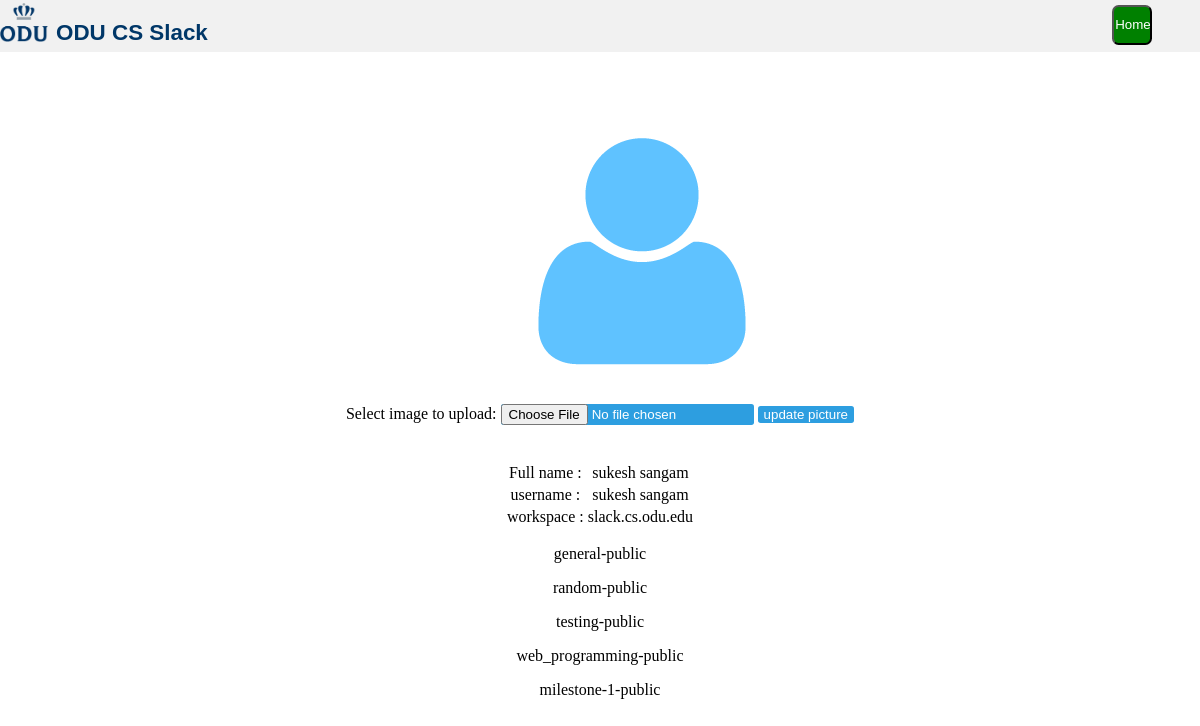
Before: /php/userprofile.php (signed in) with the older database file.
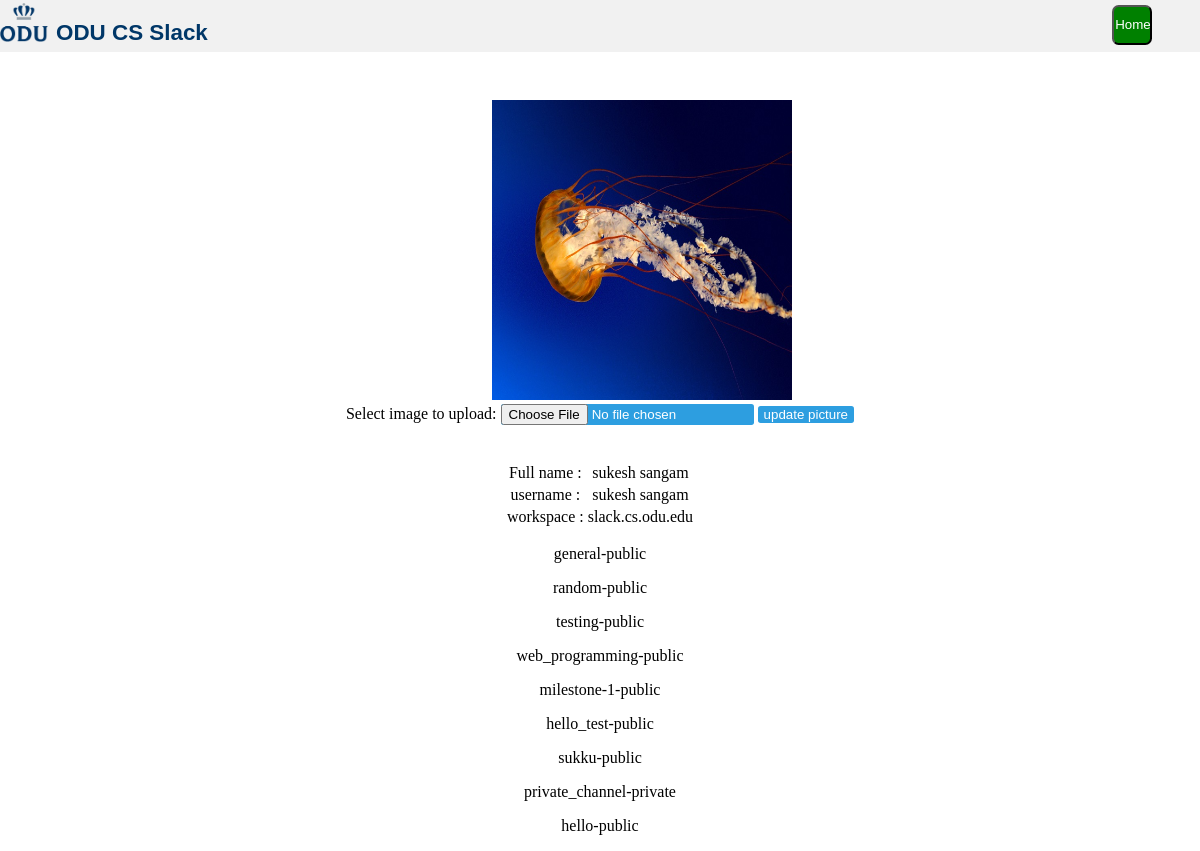
After: the same page with the newer database file.
### tables this page shows
CREATE TABLE IF NOT EXISTS `users` (
  `user_id` int(11) NOT NULL AUTO_INCREMENT,
  `email_id` varchar(200) NOT NULL,
  `full_name` varchar(100) NOT NULL,
  `display_name` varchar(100) NOT NULL,
  `password` varchar(20) NOT NULL,
  `work_space_url` varchar(500) NOT NULL,
  `description` varchar(500) NOT NULL,
  `status` varchar(100) NOT NULL,
  `phone_number` varchar(15) NOT NULL,
  `time_zone` varchar(30) NOT NULL,
  `skype_id` varchar(30) NOT NULL,
  `picture` varchar(100) NOT NULL DEFAULT '../images/default.png',
  `mode` varchar(20) NOT NULL,
  `timestamp` timestamp NOT NULL,
  PRIMARY KEY (`user_id`),
  KEY `work_space_url` (`work_space_url`)
);

CREATE TABLE IF NOT EXISTS `channel_users` (
  `channel_id` int(11) NOT NULL,
  `user_id` int(11) NOT NULL,
  `joined_date` timestamp NOT NULL,
  `left_date` timestamp NOT NULL,
  KEY `channel_id_channel_users` (`channel_id`),
  KEY `channel_users_user_id` (`user_id`)
);

CREATE TABLE IF NOT EXISTS `channels` (
  `channel_id` int(11) NOT NULL AUTO_INCREMENT,
  `channel_name` varchar(100) NOT NULL,
  `work_space_url` varchar(500) NOT NULL,
  `privacy_settings` varchar(100) NOT NULL,
  `purpose` varchar(200) NOT NULL,
  `user_id` int(11) NOT NULL,
  `timestamp` timestamp NOT NULL,
  PRIMARY KEY (`channel_id`),
  KEY `wokr_space_url_channels` (`work_space_url`),
  KEY `user_id_channels` (`user_id`)
);

### php/userprofile.php (the view, shortened to what this page needs)
<!DOCTYPE html>
<html lang="en">
<head>
    <link rel="stylesheet" type="text/css" href="../css/login.css">
</head>
<body>
<?php
include("connect.php");
$email=$_SESSION['email'];
$query = mysqli_query($conn,"select * from users where email_id='".mysqli_real_escape_string($conn,$email)."'");
$res=mysqli_fetch_row($query);
?>
<div id="topbar" >
    <div ><img id="logo"  src="../images/logo.jpg"></div>
    <div class="logo-text">ODU CS Slack</div>
    <div class="login-button"><form action="home.php"><input id="signin-button" type="submit" value="Home"></form></div>
</div>
    <div style="text-align: center;">
        <div ><img style="height: 300px; width: 300px; margin-left:7%; margin-top: 4%;" src="<?php echo $res[11]; ?>"/>
        <form action="upload_picture.php" method="post" enctype="multipart/form-data">
                Select image to upload:
                <input class="image_upload_class" type="file" name="fileToUpload" id="fileToUpload">
                <input class="image_upload_class"  type="submit" value="update picture" name="submit">
            </form>
        </div>
        <div >
            <br>
            <br>
            <table align="center">
                <tr>
                    <td>Full name :</td>
                    <td><?php echo $res[2]; ?></td>
                </tr>
                <tr>
                    <td>username :</td>
                    <td><?php echo $res[3]; ?></td>
                </tr>
                <tr>
                    <td>workspace :</td>
                    <td><?php echo $res[5]; ?></td>
                </tr>
            </table>
        </div>
    <?php
    $sql_user_id = "SELECT user_id from users where email_id='".mysqli_real_escape_string($conn,$email)."'";
    $result_user_id = $conn->query($sql_user_id);
    if ($result_user_id->num_rows > 0) {
        while($row_user_id = $result_user_id->fetch_assoc()) {
            $user_id_channel=$row_user_id["user_id"];
        }
    } else {
    }
    $sql_channel_ids = "SELECT channel_id from channel_users where user_id='".mysqli_real_escape_string($conn,$user_id_channel)."'";
    $result_channel_id = $conn->query($sql_channel_ids);
    if($result_channel_id->num_rows>0){
        while($result_channel_users=$result_channel_id->fetch_assoc()){
            $channel_id_a=$result_channel_users["channel_id"];
                $sql_channels_display="SELECT channel_name from channels where channel_id='".mysqli_real_escape_string($conn,$channel_id_a)."'";
            $result_channel_display = $conn->query($sql_channels_display);
            $result_set_display=$result_channel_display->fetch_assoc();
            $sql_channels_display_settings="SELECT privacy_settings from channels where channel_id='".mysqli_real_escape_string($conn,$channel_id_a)."'";
            $result_channel_display_settings = $conn->query($sql_channels_display_settings);
            $result_set_display_settings=$result_channel_display_settings->fetch_assoc();
                echo "<p> ".$result_set_display["channel_name"]."-".$result_set_display_settings["privacy_settings"] ."</p>";
        }
    }
    else{
    }
    ?>
</div>
</body>
</html>

### css/login.css (style rules this page uses)
body { margin:0; padding:0; background-color:#FFFFFF; }
.login-button { float: right; margin-right: 4%; }
#signin-button { padding-left: 2%; padding-right: 2%; margin-top: 12%; height: 40px; width: 100%; background-color: green; border-radius: 0.5em; color: white; }
#topbar { float: left; padding-bottom:0.5%; width:100%; height: 10%; background-color:#F1F1F1; }
#logo { float:left; margin-right:8px; margin-top:3px; height:150%; width: 4%; }
.logo-text { float:left; color: #003768; margin-top:20px; font-family: sans-serif; font-weight: 700; font-size: 140%; }

### php/userprofile.php (style rules this page uses)
.image_upload_class { border: none; background-color: #2D9EE0; border-radius: 0.2em; color: #FFFFFF; }

Changed rows visible on the page:
changed users "sukesh sangam": picture: picture added in place of a placeholder
added channel_users: channel.channel_name "hello_test", channel.privacy_settings "public"
added channel_users: channel.channel_name "sukku", channel.privacy_settings "public"
added channel_users: channel.channel_name "private_channel", channel.privacy_settings "private"
added channel_users: channel.channel_name "hello", channel.privacy_settings "public"
